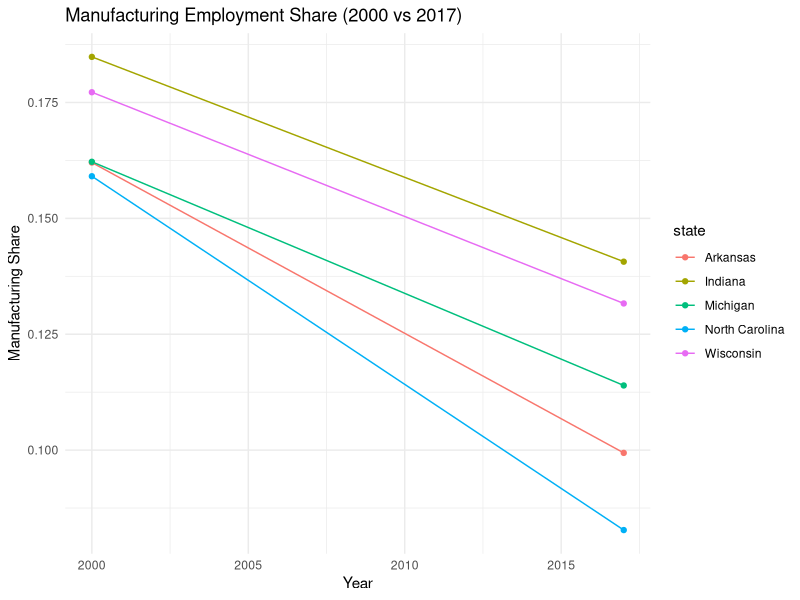
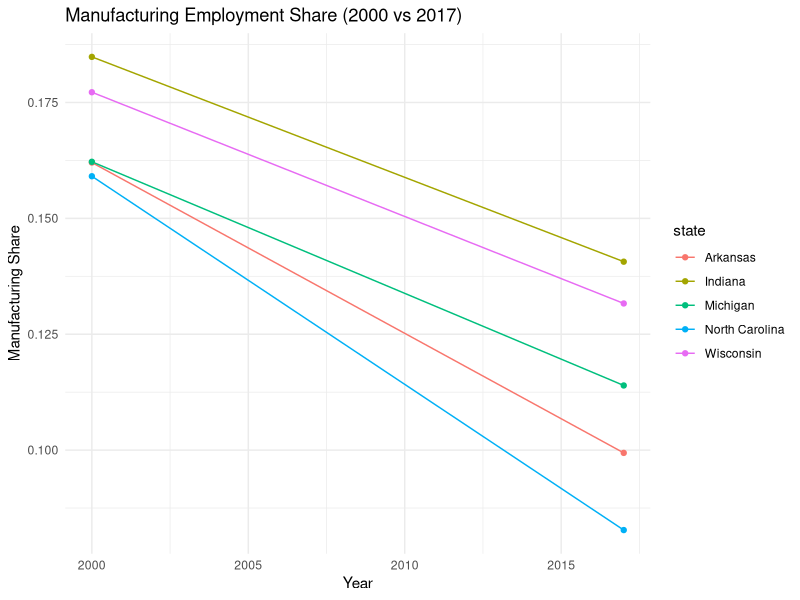
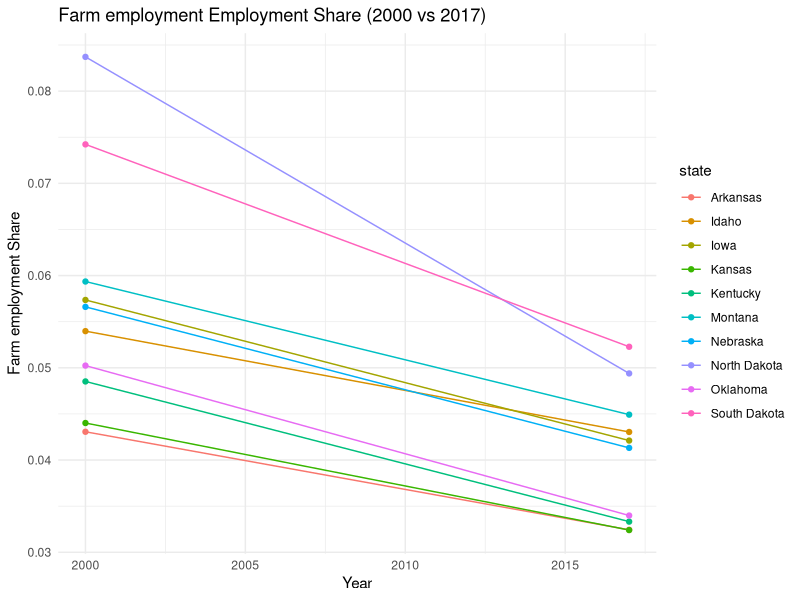
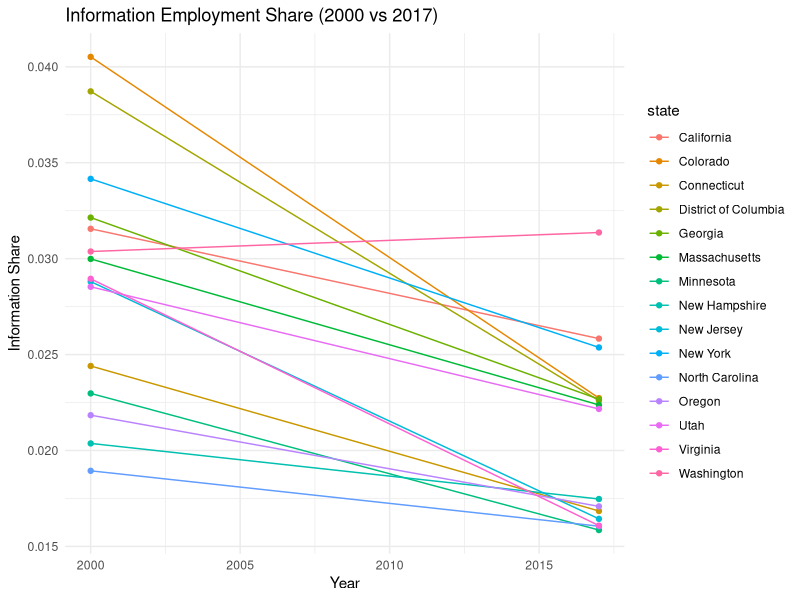

Source code (R) for these figures, in order:
setwd("C:/Users/joses/OneDrive/Documents/GitHub/problem-set-1-JSerr2")

df_industry <- read.csv("SAEMP25N by industry.csv")
df_total <- read.csv("SAEMP25N total.csv")

library(tidyverse)

## Question 1 ##
clean_industry <- df_industry %>% 
  filter(Description != "By industry")
  

## Fixing industry data ##
industry_long <- clean_industry %>% 
  pivot_longer(
    cols = starts_with("X"),
    names_to = "year",
    names_prefix = "X",
    values_to = "employment"
  )

panel_data_industry <- industry_long %>% 
  pivot_wider(
    id_cols = c(GeoName, year),
    names_from = Description,
    values_from = employment
  )

panel_data_industry <- panel_data_industry %>% 
  rename(state = GeoName) %>% 
  mutate(year = as.integer(year))


## fixing total employment data##
df_total_long <- df_total %>% 
  pivot_longer(cols = starts_with("X"),
               names_to = "year",
               names_prefix = "X",
               values_to = "total_employment") %>% 
  mutate(year = as.numeric(year))

df_total_long <- df_total_long %>% 
  rename(state = GeoName) %>% 
  mutate(year = as.integer(year))

df_total_long <- df_total_long %>% 
  select(-c("GeoFips"))

 
## merging data and getting shares of employment ##
merged_df <- panel_data_industry %>% 
  inner_join(df_total_long, by = c("state" = "state", "year" = "year"))

industry_columns <- colnames(merged_df)[3:(ncol(merged_df) - 1)]

for (col in industry_columns) {
  non_numeric <- merged_df %>% filter(!grepl("^[0-9.]+$", .data[[col]]))
  if (nrow(non_numeric) > 0) {
    print(paste("Non-numeric values found in column:", col))
    print(non_numeric)
  }
}

merged_df[industry_columns] <- merged_df[industry_columns] %>%
  mutate(across(everything(), ~ as.numeric(gsub("[^0-9.]", "", .))))

merged_df$total_employment <- as.numeric(merged_df$total_employment)

merged_df[industry_columns] <- merged_df[industry_columns] / merged_df$total_employment

final_data <- merged_df %>% 
  select(-total_employment)

## Exporting data ##

write.csv(final_data, "data.csv", row.names = FALSE)

## Question 2 ##

# Function
colnames(final_data) <- trimws(colnames(final_data))

find_top_states <- function(num_states, industry, year){
  industry <- trimws(industry)
  filtered_data <- final_data[final_data$year == year, ]
  if (!(industry %in% colnames(filtered_data))) {
    stop("The specified industry is not found in the data frame.")
  }
  relevant_data <- filtered_data[, c("state", industry)]
  sorted_data <- relevant_data[order(relevant_data[[industry]], decreasing = TRUE ), ]
  top_states <- head(sorted_data$state, num_states)
  
  return(top_states)
}

## 2a ##

top_5_manufacturing <- find_top_states(5, "Manufacturing", 2000)

## 2b ##

manufacturing_data <- final_data %>% 
  filter(state %in% top_5_manufacturing, year %in% c(2000, 2017)) %>% 
  select(state, year, Manufacturing)

## 2c ##

ggplot(manufacturing_data, 
       aes(x = year, y = Manufacturing, color = state)) +
  geom_line() +
  geom_point() +
  labs(title = "Manufacturing Employment Share (2000 vs 2017)",
       x = "Year", y = "Manufacturing Share") +
  theme_minimal()

## 2d ##

industries <- c("Manufacturing", "Farm employment", "Information")
num_states <- c(5, 10, 15)
years <- c(2000, 2000, 2017)

for (i in seq_along(industries)) {
  
  top_states <- find_top_states(num_states[i], industries[i], years[i])
  
  industry_data <- final_data %>%
    filter(state %in% top_states, year %in% c(2000, 2017)) %>%
    select(state, year, all_of(industries[i]))
  
  plot <- ggplot(industry_data, aes(x = year, y = .data[[industries[i]]], color = state)) +
    geom_line() +
    geom_point() +
    labs(title = paste(industries[i], "Employment Share (2000 vs 2017)"),
         x = "Year", y = paste(industries[i], "Share")) +
    theme_minimal()
  
  print(plot)
}

## Question 3 ##

plot_state_in_distribution <- function(state, industry) {
  industry <- trimws(industry)
  
  data_2000 <- final_data %>%
    filter(year == 2000) %>%
    select(state, !!rlang::sym(industry))
  
  data_2017 <- final_data %>%
    filter(year == 2017) %>%
    select(state, !!rlang::sym(industry))
  
  data_diff <- data_2017 %>%
    inner_join(data_2000, by = "state", suffix = c("_2017", "_2000")) %>%
    mutate(change = .data[[paste0(industry, "_2017")]] - .data[[paste0(industry, "_2000")]])
  
  state_value_2000 <- data_2000 %>% filter(state == !!state) %>% pull(!!rlang::sym(industry))
  state_value_2017 <- data_2017 %>% filter(state == !!state) %>% pull(!!rlang::sym(industry))
  state_value_diff <- data_diff %>% filter(state == !!state) %>% pull(change)
  
  plot_histogram <- function(data, x, state_value, title) {
    mean_value <- mean(data[[x]], na.rm = TRUE)
    
    ggplot(data, aes_string(x = x)) +
      geom_histogram(binwidth = 0.01, fill = "lightblue", color = "black", alpha = 0.7) +
      geom_vline(aes(xintercept = mean_value), color = "red", linetype = "dashed", size = 1) +
      geom_vline(aes(xintercept = state_value), color = "blue", linetype = "solid", size = 1) +
      annotate("text", x = mean_value, y = Inf, label = "Mean", color = "red", vjust = 2) +
      annotate("text", x = state_value, y = Inf, label = state, color = "blue", vjust = 4) +
      labs(title = title, x = "Employment Share", y = "Frequency") +
      theme_minimal()
  }
  
  plot_2000 <- plot_histogram(data_2000, industry, state_value_2000, 
                              paste(state, "-", industry, "in 2000"))
  plot_2017 <- plot_histogram(data_2017, industry, state_value_2017, 
                              paste(state, "-", industry, "in 2017"))
  plot_diff <- plot_histogram(data_diff, "change", state_value_diff, 
                              paste(state, "-", industry, "Change from 2000 to 2017"))
  print(plot_2000)
  print(plot_2017)
  print(plot_diff)
}




